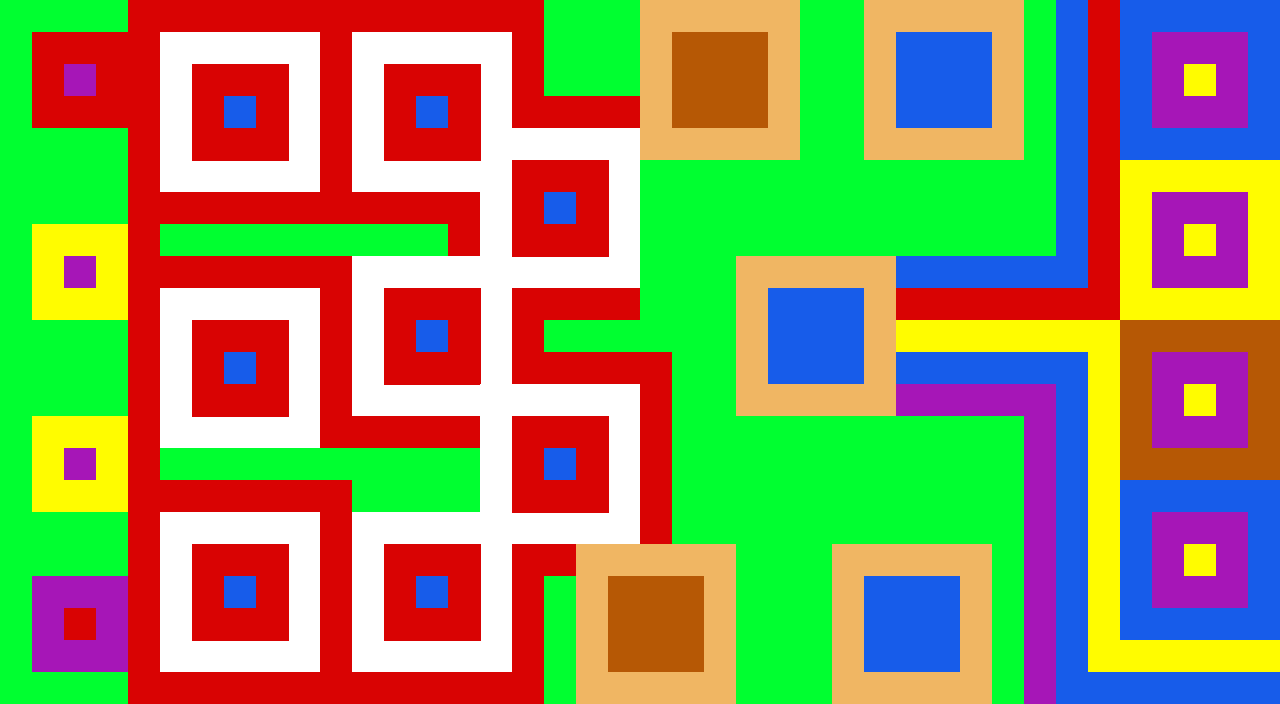

This is a level from a 2D game, rendered from its Tiled map with the project's own tilesets. A one-line summary and the complete map file follow:
An orthogonal 40x22 tile map with 32x32 px tiles, 1 tile layer (Background), 2 tilesets and 12 objects (5x Tree, 3x Enemy, 3x SolarBuilding, Player).

<map version="1.10" tiledversion="1.10.2" orientation="orthogonal" renderorder="right-down" width="40" height="22" tilewidth="32" tileheight="32" infinite="0" nextlayerid="3" nextobjectid="29">
 <tileset firstgid="1" source="TerraMapTest.tsx" />
 <tileset firstgid="881" source="Terra Defender.tsx" />
 <layer id="1" name="Background" width="40" height="22">
  <data encoding="csv">
1466,1466,1466,1466,1004,1004,1004,1004,1004,1004,1004,1004,1004,1004,1004,1004,1004,909,909,909,1193,1194,1195,1196,1197,909,909,993,994,995,996,997,909,1075,922,1116,1116,1116,1116,1116,
1466,922,923,924,1004,881,882,883,884,885,1004,881,882,883,884,885,1004,949,949,949,1233,1234,1235,1236,1237,949,949,1033,1034,1035,1036,1037,949,1075,962,1116,1222,1223,1224,1116,
1466,962,1263,964,1004,921,922,923,924,925,1004,921,922,923,924,925,1004,989,989,989,1273,1274,1275,1276,1277,989,989,1073,1074,1075,1076,1077,989,1075,922,1116,1262,1256,1264,1116,
1466,1002,1003,1004,1004,961,962,1076,964,965,1004,961,962,1076,964,965,1004,1004,1004,1004,1313,1314,1315,1316,1317,1029,1029,1113,1114,1115,1116,1117,1029,1075,922,1116,1302,1303,1304,1116,
1466,1466,1466,1466,1004,1001,1002,1003,1004,1005,1004,1001,1002,1003,1004,1005,882,883,884,885,1353,1354,1355,1356,1357,1069,1069,1153,1154,1155,1156,1157,1069,1075,922,1116,1116,1116,1116,1116,
1458,1459,1460,1461,1004,1041,1042,1043,1044,1045,1004,1041,1042,1043,1044,1045,922,923,924,925,1109,1109,1109,1109,1109,1109,1109,1109,1109,1109,1109,1109,1109,1075,962,1215,1215,1215,1215,1215,
1458,1459,1460,1461,1004,1004,1004,1004,1004,1004,1004,1004,1004,1004,1004,961,962,1076,964,965,1149,1149,1149,1149,1149,1149,1149,1149,1149,1149,1149,1149,1149,1075,1002,1215,1222,1223,1224,1215,
1458,1215,1216,1217,1004,1187,1188,1189,1189,1189,1189,1189,1149,1149,1004,1001,1002,1003,1004,1005,1189,1189,1189,1189,1189,1189,1189,1189,1189,1189,1189,1189,1189,1075,1003,1215,1262,1256,1264,1215,
1458,1255,1263,1257,963,1004,1004,1004,1004,1004,1004,881,882,883,884,1041,1042,1043,1044,1045,1229,1229,1229,993,994,995,996,997,1075,1075,1075,1075,1075,1075,1003,1215,1302,1303,1304,1215,
1458,1295,1296,1297,963,881,882,883,884,885,1004,921,922,923,924,925,1004,1004,1004,1004,1269,1269,1269,1033,1034,1035,1036,1037,922,922,922,922,922,1002,1003,1215,1215,1215,1215,1215,
1458,1459,1460,1461,963,921,922,923,924,925,1004,961,962,1076,964,965,1004,1309,1309,1309,1309,1309,1309,1073,1074,1075,1076,1077,1257,1255,1255,1255,1255,1255,1255,1205,1205,1205,1205,1205,
1458,1459,1460,1461,963,961,962,1076,964,965,1004,1001,1002,1003,1004,1005,1004,1004,1004,1004,1004,1349,1349,1113,1114,1115,1116,1117,1035,1035,1035,1035,1035,1035,1255,1205,1222,1223,1224,1205,
1498,1499,1500,1501,963,1001,1002,1003,1004,1005,1004,1041,1042,1043,1044,881,882,883,884,885,1004,1389,1389,1153,1154,1155,1156,1157,1263,1263,1263,1263,1263,1035,1255,1205,1262,1256,1264,1205,
1538,1215,1216,1217,963,1041,1042,1043,1044,1045,1004,1004,1004,1004,1004,921,922,923,924,925,1004,1429,1429,1429,1429,1429,1429,1429,1429,1429,1429,1429,1263,1035,1255,1205,1302,1303,1304,1205,
1578,1255,1263,1257,963,1467,1468,1469,1469,1469,1469,1469,1429,1429,1469,961,962,1076,964,965,1004,1469,1469,1469,1469,1469,1469,1469,1469,1469,1469,1469,1263,1035,1255,1205,1205,1205,1205,1205,
1618,1295,1296,1297,963,963,963,963,963,963,963,1509,1469,1469,1509,1001,1002,1003,1004,1005,1004,1509,1509,1509,1509,1509,1509,1509,1509,1509,1509,1509,1263,1035,1256,1075,1075,1075,1075,1075,
1658,1659,1660,1661,963,881,882,883,884,885,963,881,882,883,884,885,1042,1043,1044,1045,1004,1549,1549,1549,1549,1549,1549,1549,1549,1549,1549,1549,1263,1035,1256,1075,1222,1223,1224,1075,
1577,1578,1579,1580,963,921,922,923,924,925,963,921,922,923,924,925,1004,1004,1193,1194,1195,1196,1197,1589,1589,1589,993,994,995,996,997,1589,1263,1035,1256,1075,1262,1256,1264,1075,
1617,1263,1263,1263,963,961,962,1076,964,965,963,961,962,1076,964,965,1004,1629,1233,1234,1235,1236,1237,1629,1629,1629,1033,1034,1035,1036,1037,1629,1263,1035,1256,1075,1302,1303,1304,1075,
1657,1263,963,1263,963,1001,1002,1003,1004,1005,963,1001,1002,1003,1004,1005,1004,1669,1273,1274,1275,1276,1277,1669,1669,1669,1073,1074,1075,1076,1077,1669,1263,1035,1256,1075,1075,1075,1075,1075,
1697,1263,1263,1263,963,1123,1042,1043,1044,1045,963,1041,1042,1043,1044,1045,1004,1709,1313,1314,1315,1316,1317,1709,1709,1709,1113,1114,1115,1116,1117,1709,1263,1035,1256,1256,1256,1256,1256,1256,
1737,1738,1739,1740,963,963,963,963,963,963,963,1004,1004,1004,1004,1004,1004,1749,1353,1354,1355,1356,1357,1749,1749,1749,1153,1154,1155,1156,1157,1749,1263,1035,1035,1035,1035,1035,1035,1035
</data>
 </layer>
 <objectgroup id="2" name="SpawnPoints">
  <object id="9" name="Noisers" type="Enemy" x="1088" y="32" width="96" height="96" />
  <object id="13" name="Noisers" type="Enemy" x="960" y="288" width="96" height="96" />
  <object id="14" name="Noisers" type="Enemy" x="1152" y="544" width="96" height="96" />
  <object id="12" name="Player" type="Player" x="672" y="192" width="96" height="96" />
  <object id="15" name="Solar Building" type="SolarBuilding" x="160" y="288" width="160" height="160" />
  <object id="16" name="Solar Building" type="SolarBuilding" x="160" y="512" width="160" height="160" />
  <object id="17" name="Solar Building" type="SolarBuilding" x="160" y="32" width="160" height="160" />
  <object id="23" name="Mango Tree" type="Tree" x="384" y="64" width="96" height="96" />
  <object id="24" name="Mango Tree" type="Tree" x="384" y="288" width="96" height="96" />
  <object id="27" name="Mango Tree" type="Tree" x="512" y="160" width="96" height="96" />
  <object id="25" name="Mango Tree" type="Tree" x="384" y="544" width="96" height="96" />
  <object id="26" name="Mango Tree" type="Tree" x="512" y="416" width="96" height="96" />
 </objectgroup>
</map>